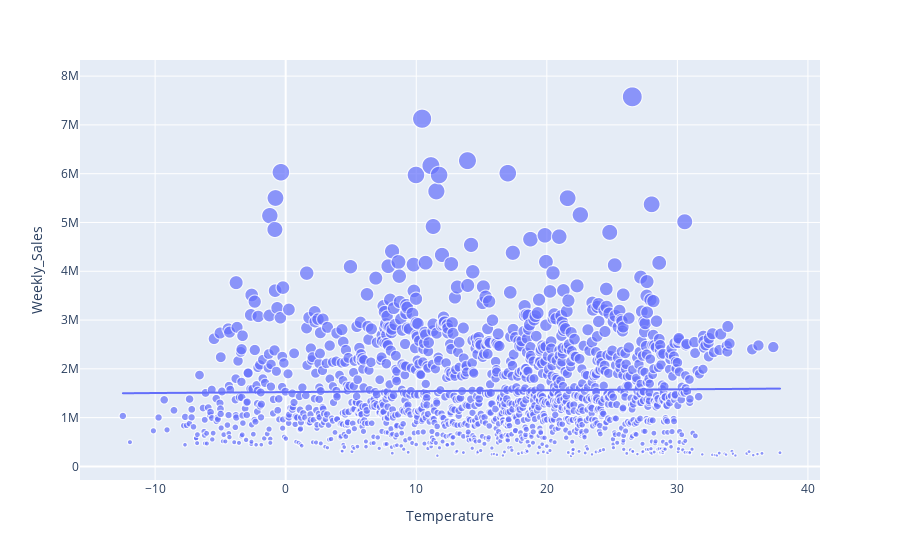

The notebook cell saved with this chart:
### Markdown cell above
Let us filter year 2010 and aggregate the sum independent variable 'Weekly_Sales' and group by the dependent variables

Is there a relation between Temperature and Sales variables?

### Code cell
tmp = df.query('year==2010').groupby('Temperature').agg(Weekly_Sales = ('Weekly_Sales', 'sum') ).reset_index()
fig = px.scatter(tmp, x='Temperature', y="Weekly_Sales", size='Weekly_Sales', trendline="ols")# for variable in dependent_variables]
fig.show()

### Figure 1 — Plotly figure (JSON) as saved in the notebook; plotly's stock layout.template omitted (floating-point values rounded to 4 significant figures; data arrays with more than 128 entries replaced by an {"elided": "..."} marker saying what was removed)
{"data": [{"hovertemplate": "Temperature=%{x}<br>Weekly_Sales=%{marker.size}<extra></extra>", "legendgroup": "", "marker": {"color": "#636efa", "size": {"elided": "1475 float values"}, "sizemode": "area", "sizeref": 18940.0, "symbol": "circle"}, "mode": "markers", "name": "", "showlegend": false, "type": "scattergl", "x": {"elided": "1475 float values"}, "xaxis": "x", "y": {"elided": "1475 float values"}, "yaxis": "y"}, {"hovertemplate": "<b>OLS trendline</b><br>Weekly_Sales = 1906.07 * Temperature + 1.5232e+06<br>R<sup>2</sup>=0.000387<br><br>Temperature=%{x}<br>Weekly_Sales=%{y} <b>(trend)</b><extra></extra>", "legendgroup": "", "marker": {"color": "#636efa", "symbol": "circle"}, "mode": "lines", "name": "", "showlegend": false, "type": "scattergl", "x": {"elided": "1475 float values"}, "xaxis": "x", "y": {"elided": "1475 float values"}, "yaxis": "y"}], "layout": {"legend": {"itemsizing": "constant", "tracegroupgap": 0}, "margin": {"t": 60}, "xaxis": {"anchor": "y", "domain": [0, 1], "title": {"text": "Temperature"}}, "yaxis": {"anchor": "x", "domain": [0, 1], "title": {"text": "Weekly_Sales"}}}}
